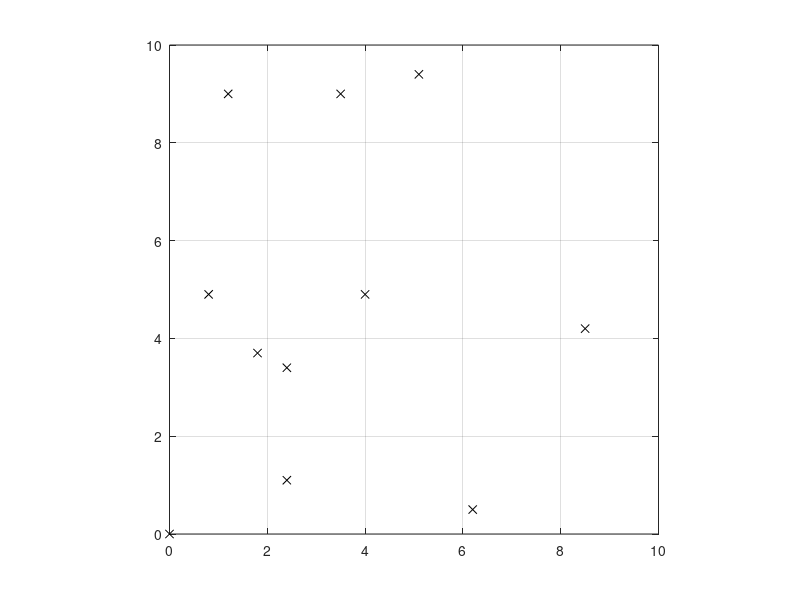

Write MATLAB code to recreate this figure. (Note: this script raises an error after producing the figure.)
clc;clear
N = 100
cities = [8.5, 6.2, 3.5, 5.1, 4.0, 0.8, 2.4, 1.2, 1.8, 2.4; 4.2, 0.5, 9.0, 9.4, 4.9, 4.9, 3.4, 9.0, 3.7, 1.1];

sequence = [1 2 3 4 5 6 7 8 9 10];
cities_x = [0 cities(1, sequence)]
cities_y = [0 cities(2, sequence)]

plot(cities_x, cities_y, "xk")
axis([0 10 0 10])
grid on
axis equal

% arc_dist = dist2(cities_x, cities_y)
steps_end = polarSteps([cities_x; cities_y])

steps_start = [steps_end(1, :); steps_end(2, 1)*ones(1, length(steps_end))]
difference_rad = steps_end(2, :) - steps_start(2, :)

steps = steps_start;
for ii = 2:length(difference_rad)
    rad_sweep = linspace(steps(2, ii), steps_end(2, ii));
    for jj = 1:N
        steps(2, ii:end) = rad_sweep(jj);
        cartesian_mod = polarSteps2cart([0 0], steps);
        plot(cartesian_mod(1, :), cartesian_mod(2, :));
        axis equal
        pause(1/60)
    end
end

function D = dist2(Array_X, Array_Y)
% Returns the distance of EACH arc segment
% D(i) = distance from point i → i+1
N = numel(Array_X);
D = zeros(1, N-1);

for ii = 1:N-1
    D(ii) = sqrt( (Array_X(ii+1) - Array_X(ii))^2 + ...
                  (Array_Y(ii+1) - Array_Y(ii))^2 );
end
end

function steps = polarSteps(points)
% points is 2×N: [x; y]
% returns 2×(N-1): [distance; angle]

x = points(1,:);
y = points(2,:);

N = size(points,2);
steps = zeros(2, N-1);

for i = 1:N-1
    dx = x(i+1) - x(i);
    dy = y(i+1) - y(i);

    dist  = sqrt(dx^2 + dy^2);   % radial distance between points
    angle = atan2(dy, dx);       % direction to travel

    steps(:, i) = [dist; angle];
end
end

function points = polarSteps2cart(startPoint, steps)
% startPoint : [x0; y0] column vector (2×1)
% steps      : 2×N matrix, each column = [distance; angle]
% returns    : 2×(N+1) matrix of Cartesian coordinates

N = size(steps, 2);
points = zeros(2, N+1);

% Set starting point
points(:,1) = startPoint;

for i = 1:N
    d = steps(1,i);      % distance to next point
    a = steps(2,i);      % angle (radians)

    % Convert polar step→local cartesian displacement
    dx = d * cos(a);
    dy = d * sin(a);

    % accumulate
    points(:, i+1) = points(:, i) + [dx; dy];
end
end
